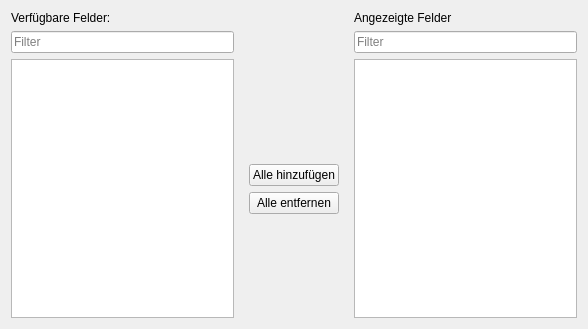
<?xml version="1.0" encoding="UTF-8"?>
<ui version="4.0">
 <class>ListDragSelection</class>
 <widget class="QWidget" name="ListDragSelection">
  <property name="geometry">
   <rect>
    <x>0</x>
    <y>0</y>
    <width>588</width>
    <height>329</height>
   </rect>
  </property>
  <property name="windowTitle">
   <string>Form</string>
  </property>
  <layout class="QGridLayout" name="gridLayout">
   <item row="0" column="0">
    <widget class="QLabel" name="shownItemsLabel">
     <property name="text">
      <string>Verfügbare Felder:</string>
     </property>
    </widget>
   </item>
   <item row="0" column="2">
    <widget class="QLabel" name="choosedLabel">
     <property name="text">
      <string>Angezeigte Felder</string>
     </property>
    </widget>
   </item>
   <item row="1" column="0">
    <widget class="QLineEdit" name="availableFilterInput">
     <property name="placeholderText">
      <string>Filter</string>
     </property>
    </widget>
   </item>
   <item row="1" column="2">
    <widget class="QLineEdit" name="choosedFilterInput">
     <property name="placeholderText">
      <string>Filter</string>
     </property>
    </widget>
   </item>
   <item row="3" column="0">
    <widget class="QListWidget" name="availableView">
     <property name="dragEnabled">
      <bool>true</bool>
     </property>
     <property name="dragDropOverwriteMode">
      <bool>false</bool>
     </property>
     <property name="dragDropMode">
      <enum>QAbstractItemView::DragDrop</enum>
     </property>
     <property name="defaultDropAction">
      <enum>Qt::MoveAction</enum>
     </property>
     <property name="selectionMode">
      <enum>QAbstractItemView::ExtendedSelection</enum>
     </property>
     <property name="uniformItemSizes">
      <bool>true</bool>
     </property>
     <property name="sortingEnabled">
      <bool>false</bool>
     </property>
    </widget>
   </item>
   <item row="3" column="1">
    <widget class="QWidget" name="allGroup" native="true">
     <layout class="QVBoxLayout" name="verticalLayout">
      <item>
       <spacer name="allSpacerTop">
        <property name="orientation">
         <enum>Qt::Vertical</enum>
        </property>
        <property name="sizeHint" stdset="0">
         <size>
          <width>20</width>
          <height>40</height>
         </size>
        </property>
       </spacer>
      </item>
      <item>
       <widget class="QPushButton" name="addAllInput">
        <property name="text">
         <string>Alle hinzufügen</string>
        </property>
       </widget>
      </item>
      <item>
       <widget class="QPushButton" name="removeAllInput">
        <property name="text">
         <string>Alle entfernen</string>
        </property>
       </widget>
      </item>
      <item>
       <spacer name="allSpacerBottom">
        <property name="orientation">
         <enum>Qt::Vertical</enum>
        </property>
        <property name="sizeHint" stdset="0">
         <size>
          <width>20</width>
          <height>40</height>
         </size>
        </property>
       </spacer>
      </item>
     </layout>
    </widget>
   </item>
   <item row="3" column="2">
    <widget class="QListWidget" name="choosedView">
     <property name="dragEnabled">
      <bool>true</bool>
     </property>
     <property name="dragDropOverwriteMode">
      <bool>false</bool>
     </property>
     <property name="dragDropMode">
      <enum>QAbstractItemView::DragDrop</enum>
     </property>
     <property name="defaultDropAction">
      <enum>Qt::MoveAction</enum>
     </property>
     <property name="selectionMode">
      <enum>QAbstractItemView::ExtendedSelection</enum>
     </property>
     <property name="uniformItemSizes">
      <bool>true</bool>
     </property>
    </widget>
   </item>
  </layout>
 </widget>
 <resources/>
 <connections/>
</ui>
